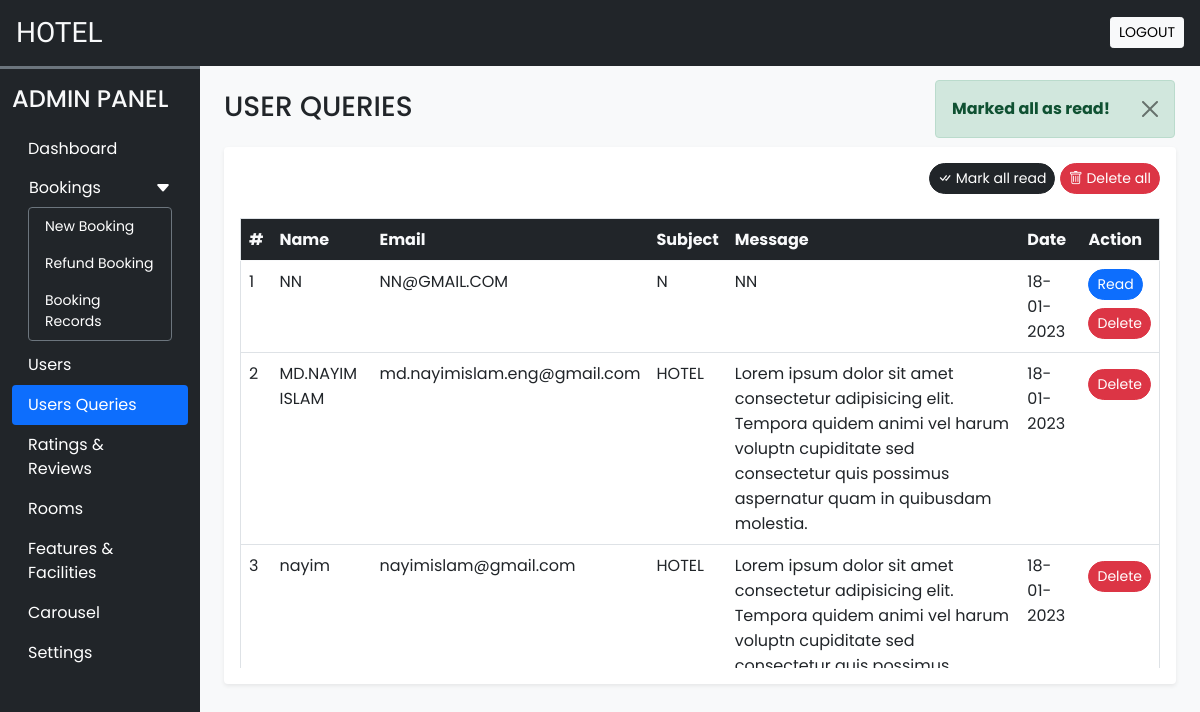
The app's page /admin/user_queries.php?seen=all (signed in) with its own data.
### tables this page shows
CREATE TABLE `user_queries` (
  `sr_no` int(11) NOT NULL,
  `name` varchar(200) NOT NULL,
  `email` varchar(200) NOT NULL,
  `subject` varchar(200) NOT NULL,
  `message` varchar(500) NOT NULL,
  `datentime` datetime NOT NULL DEFAULT current_timestamp(),
  `seen` tinyint(4) NOT NULL DEFAULT 0
);

### admin/inc/db_config.php (called while the page is built, shortened)
<?php
function filteration($data)
{
    foreach ($data as $key => $value) {
        $value = trim($value);
        $value = stripslashes($value);
        $value = htmlspecialchars($value);
        $value = strip_tags($value);
        $data[$key] = $value;
    }
    return $data;
}
function update($sql, $values, $datatypes)
{
    $con = $GLOBALS['con'];
    if ($stmt = mysqli_prepare($con, $sql)) {
        mysqli_stmt_bind_param($stmt, $datatypes, ...$values);
        if (mysqli_stmt_execute($stmt)) {
            $res = mysqli_stmt_affected_rows($stmt);
            return $res;
        } else {
            mysqli_stmt_close($stmt);
            die("Query connot be executed - Update");
        }
    } else {
        die("Query connot be prepared - Update");
    }
}

### admin/user_queries.php (the view, shortened to what this page needs)
<?php
require('inc/essential.php');
require('inc/db_config.php');
if (isset($_GET['seen'])) {
    $frm_data = filteration($_GET);
    if ($frm_data['seen'] == 'all') {
        $q = "UPDATE `user_queries` SET `seen`=?";
        $values = [1];
        if (update($q, $values, 'i')) {
            alert('success', 'Marked all as read!');
        } else {
            alert('error', 'Operation failed!');
        }
    }
}
?>
<!DOCTYPE html>
<html lang="en">
<head>
    <?php require('inc/link.php'); ?>
</head>
<body class="bg-light">
    <?php require('inc/header.php'); ?>
    <div class="container-fluid" id="main-content">
        <div class="row">
            <div class="col-lg-10 ms-auto p-4 overflow-hidden">
                <h3 class="mb-4">USER QUERIES</h3>
                <div class="card border-0 shadow-sm mb-4">
                    <div class="card-body">
                        <div class="text-end mb-4">
                            <a href="?seen=all" class="btn btn-dark rounded-pill shadow-none btn-sm">
                                <i class="bi bi-check-all"></i> Mark all read
                            </a>
                            <a href="?del=all" class="btn btn-danger rounded-pill shadow-none btn-sm">
                                <i class="bi bi-trash"></i> Delete all
                            </a>
                        </div>
                        <div class="table-responsive-md" style="height: 450px; overflow-y: scroll;">
                            <table class="table table-hover border">
                                <thead class="sticky-top">
                                    <tr class="bg-dark text-light">
                                        <th scope="col">#</th>
                                        <th scope="col">Name</th>
                                        <th scope="col">Email</th>
                                        <th scope="col">Subject</th>
                                        <th scope="col">Message</th>
                                        <th scope="col">Date</th>
                                        <th scope="col">Action</th>
                                    </tr>
                                </thead>
                                <tbody>
                                    <?php
                                    $q = "SELECT * FROM `user_queries` ORDER BY `sr_no` DESC";
                                    $data = mysqli_query($con, $q);
                                    $i = 1;
                                    while ($row = mysqli_fetch_assoc($data)) {
                                        $date = date("d-m-Y", strtotime($row['datentime']));
                                        $Seen = '';
                                        if ($row['seen'] != 1) {
                                            $Seen = "<a href='?seen=$row[sr_no]' class='btn btn-sm rounded-pill btn-primary'>Read</a> <br>";
                                        }
                                        $Seen .= "<a href='?del=$row[sr_no]' class='btn btn-sm rounded-pill btn-danger mt-2'>Delete</a>";
                                        echo <<<query
                                            <tr>
                                                <td>$i</td>
                                                <td>$row[name]</td>
                                                <td>$row[email]</td>
                                                <td>$row[subject]</td>
                                                <td>$row[message]</td>
                                                <td>$date</td>
                                                <td>$Seen</td>
                                            </tr>
                                        query;
                                        $i++;
                                    }
                                    ?>
                                </tbody>
                            </table>
                        </div>
                    </div>
                </div>
            </div>
        </div>
    </div>
</body>
</html>

### admin/css/common.css (style rules this page uses)
:root { --teal: #2ec1ac; --teal_hover: #279e8c; }
* { font-family: "Poppins", sans-serif; }

### records on screen
user_queries: name "NN", email "NN@GMAIL.COM", subject "N", message "NN", datentime "18-01-2023"
user_queries: name "MD.NAYIM ISLAM", email "md.nayimislam.eng@gmail.com", subject "HOTEL", message "Lorem ipsum dolor sit amet consectetur adipisicing elit. Tempora quidem animi vel harum voluptn cupiditate sed consectetur quis possimus aspernatur quam in quibusdam molestia.", datentime "18-01-2023"
user_queries: name "nayim", email "nayimislam@gmail.com", subject "HOTEL", message "Lorem ipsum dolor sit amet consectetur adipisicing elit. Tempora quidem animi vel harum voluptn cupiditate sed…", datentime "18-01-2023"

### other values on screen
$msg "Marked all as read!"
